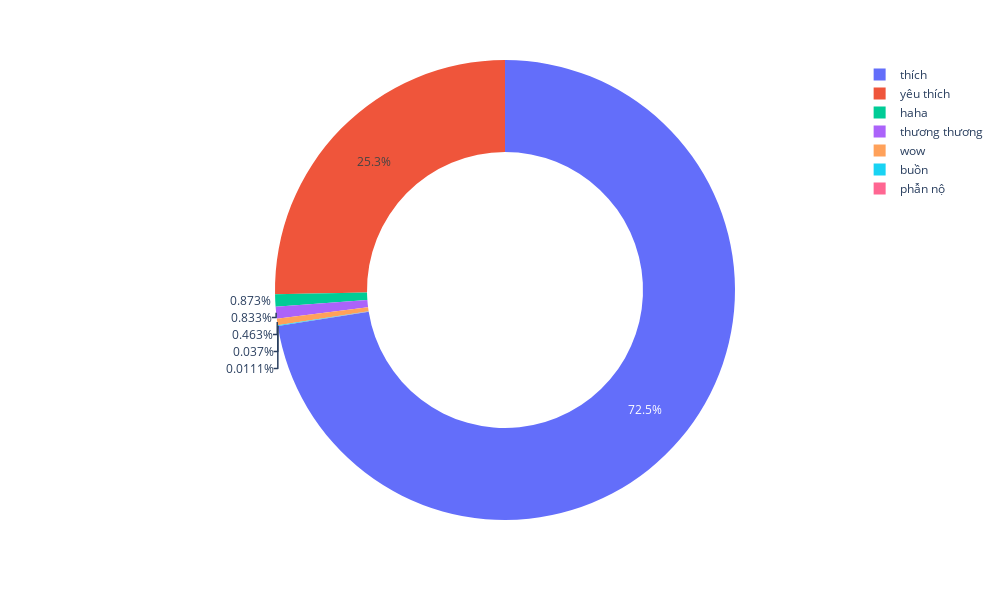

Notebook code cell kept with this figure:
### Code cell
fig = px.pie(names = reactions_df.values[1:, 0], 
             values =reactions_df.values[1: , 1], 
             hole = 0.6, width = 1000, height = 600, )

fig.show()

### Figure 1 — Plotly figure (JSON) as saved in the notebook; plotly's stock layout.template omitted (floating-point values rounded to 4 significant figures)
{"data": [{"domain": {"x": [0, 1], "y": [0, 1]}, "hole": 0.6, "hovertemplate": "label=%{label}<br>value=%{value}<extra></extra>", "labels": ["thích", "thương thương", "yêu thích", "haha", "buồn", "wow", "phẫn nộ"], "legendgroup": "", "name": "", "showlegend": true, "type": "pie", "values": [19589, 225, 6833, 236, 10, 125, 3]}], "layout": {"height": 600, "legend": {"tracegroupgap": 0}, "margin": {"t": 60}, "width": 1000}}
